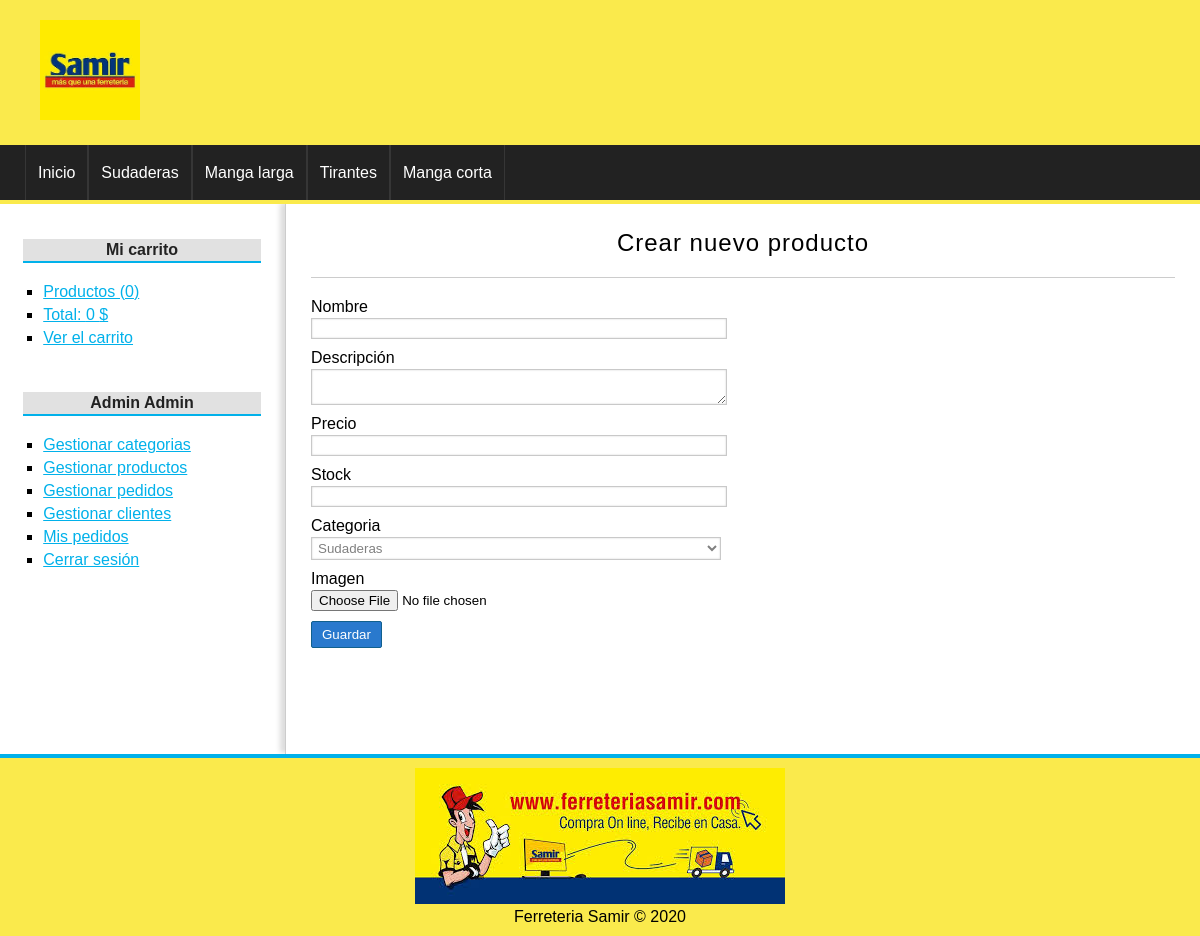
The app's page /producto/crear (signed in), older data.
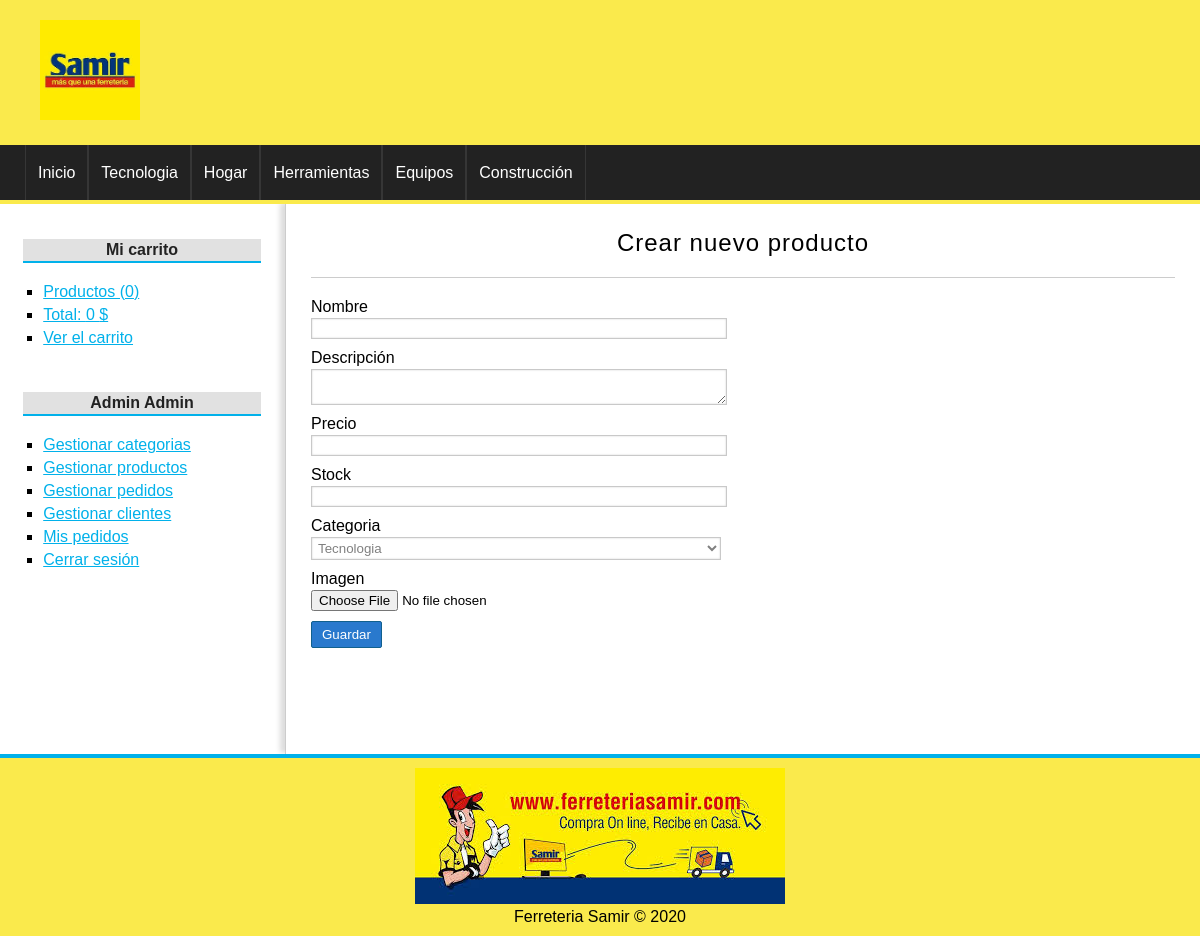
The same page, newer data.
### tables this page shows
CREATE TABLE categorias(
id              int(255) auto_increment not null,
nombre          varchar(100) not null,
CONSTRAINT pk_categorias PRIMARY KEY(id) 
);

### config/db.php (called while the page is built)
<?php
class Database{
	public static function connect(){
		$db = new mysqli('localhost', 'root', '', 'tienda_master');
		$db->query("SET NAMES 'utf8'");
		return $db;
	}
}

### helpers/utils.php (called while the page is built, shortened)
<?php
class Utils{
	public static function showCategorias(){
		require_once 'models/categoria.php';
		$categoria = new Categoria();
		$categorias = $categoria->getAll();
		return $categorias;
	}
}

### models/categoria.php (called while the page is built, shortened)
<?php
class Categoria{
	private $db;
	public function __construct() {
		$this->db = Database::connect();
	}
	public function getAll(){
		$categorias = $this->db->query("SELECT * FROM categorias ORDER BY id DESC;");
		return $categorias;
	}
}

### controllers/ProductoController.php (called while the page is built, shortened)
<?php
class productoController{
	public function crear(){
		require_once 'views/producto/crear.php';
	}
}

### views/producto/crear.php (the view, shortened to what this page needs)
<?php if(isset($edit) && isset($pro) && is_object($pro)): ?>
	<h1>Editar producto <?=$pro->nombre?></h1>
	<?php $url_action = base_url."producto/save&id=".$pro->id; ?>
<?php else: ?>
	<h1>Crear nuevo producto</h1>
	<?php $url_action = base_url."producto/save"; ?>
<?php endif; ?>
<div class="form_container">
	<form action="<?=$url_action?>" method="POST" enctype="multipart/form-data">
		<label for="nombre">Nombre</label>
		<input type="text" name="nombre" value="<?=isset($pro) && is_object($pro) ? $pro->nombre : ''; ?>"/>
		<label for="descripcion">Descripción</label>
		<textarea name="descripcion"><?=isset($pro) && is_object($pro) ? $pro->descripcion : ''; ?></textarea>
		<label for="precio">Precio</label>
		<input type="text" name="precio" value="<?=isset($pro) && is_object($pro) ? $pro->precio : ''; ?>"/>
		<label for="stock">Stock</label>
		<input type="number" name="stock" value="<?=isset($pro) && is_object($pro) ? $pro->stock : ''; ?>"/>
		<label for="categoria">Categoria</label>
		<?php $categorias = Utils::showCategorias(); ?>
		<select name="categoria">
			<?php while ($cat = $categorias->fetch_object()): ?>
				<option value="<?= $cat->id ?>" <?=isset($pro) && is_object($pro) && $cat->id == $pro->categoria_id ? 'selected' : ''; ?>>
					<?= $cat->nombre ?>
				</option>
			<?php endwhile; ?>
		</select>
		<label for="imagen">Imagen</label>
		<input type="file" name="imagen" />
		<input type="submit" value="Guardar" />
	</form>
</div>

### views/layout/header.php (shortened to what this page needs)
<!DOCTYPE HTML>
<html lang="es">
	<head>
		<link rel="stylesheet" href="<?=base_url?>assets/css/styles.css" />
	</head>
	<body>
		<div id="container">
			<header id="header">
				<div id="logo">
					<img src="<?=base_url?>assets/img/samir.jpg" alt="Ferreteria Samir" />
				</div>
			</header>
			<?php $categorias = Utils::showCategorias(); ?>
			<nav id="menu">
				<ul>
					<li>
						<a href="<?=base_url?>">Inicio</a>
					</li>
					<?php while($cat = $categorias->fetch_object()): ?>
						<li>
							<a href="<?=base_url?>categoria/ver&id=<?=$cat->id?>"><?=$cat->nombre?></a>
						</li>
					<?php endwhile; ?>
				</ul>
			</nav>
			<div id="content">

Row changes from the older to the newer data that the page shows:
added categorias: nombre "Tecnologia"
changed categorias: nombre "Sudaderas" → "Hogar"
changed categorias: nombre "Manga larga" → "Herramientas"
changed categorias: nombre "Tirantes" → "Equipos"
changed categorias: nombre "Manga corta" → "Construcción"
Text that changed along with them:
form field categoria: "Sudaderas" → "Tecnologia"
